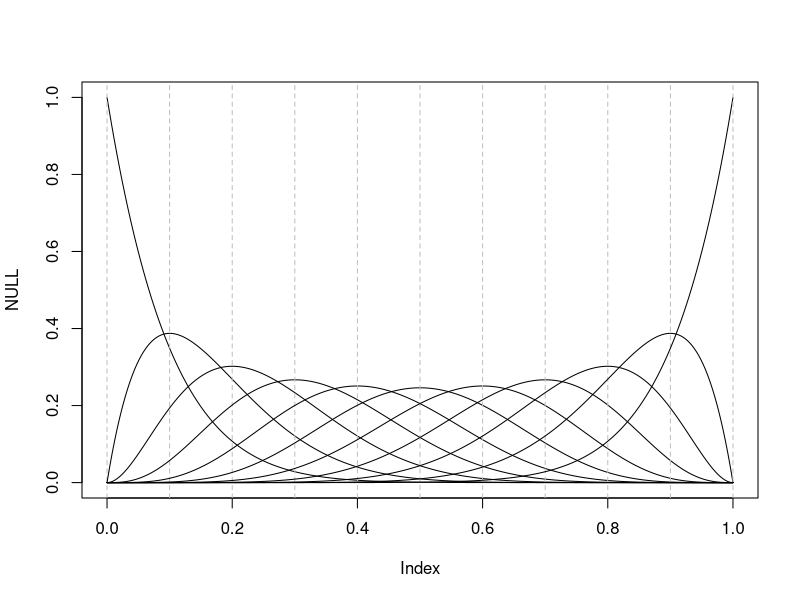

This chart was generated by the following R code:
bernstein <- function (f, n, x) 
{
  stopifnot(is.function(f), is.numeric(n), is.numeric(x))
  if (floor(n) != ceiling(n) || n < 0) 
    stop("Argument 'n' must be a nonnegative integer.")
  if (any(x < -1 | x > 1)) 
    stop("Elements of argument 'x' must all lie in [0, 1].")
  if (length(x) == 1) {
    b2 <- f((0:n)/n)
    for (j in 1:n) {
      b1 <- b2
      b2[1:(n - j + 1)] <- b1[1:(n - j + 1)] * (1 - x) + 
        b1[2:(n - j + 2)] * x
    }
    b <- b2[1]
  }
  else {
    b <- 0
    for (k in 0:n) {
      b <- b + choose(n, k) * x^k * (1 - x)^(n - k) * f(k/n)
    }
  }
  return(b)
}

x = seq(0, 1, by=0.001); n=10
plot(NULL, xlim=c(0,1), ylim=c(0,1))
for(k in 0:n) {
  lines(x, choose(n, k) * x^k * (1 - x)^(n - k))
  abline(v=k/n, lty='dashed', col='grey')
}
